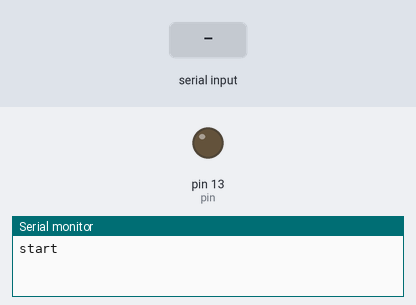
A sketch run on a simulated Arduino Uno, built with avr-gcc and run on an emulated ATmega328P. Shown: output pins drawn as LEDs (lit = HIGH), the last lines printed to the serial monitor. The test bench sets the inputs (shaded band).

Above: at 1.2 s.
1.3 s: "200\n" received over Serial
At 2.9 s:
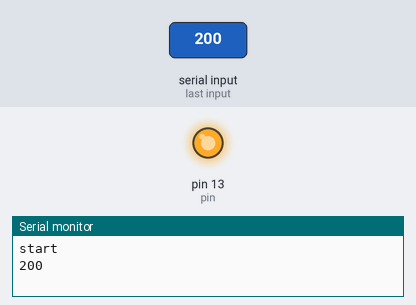
3.8 s: "90,45\n" received over Serial
At 6.0 s:
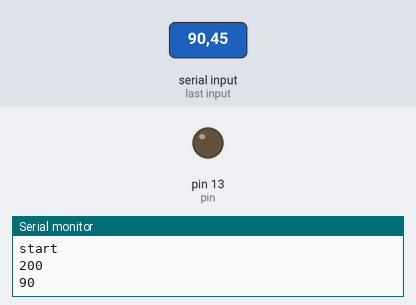
Timing chart, 0 to 7.5 s (numbered marks = the images above; inputs shaded):
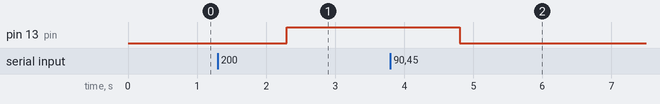

The sketch:

led.ino
```cpp
int pin = 13;
int amplitude = 0;

void setup() {
  // put your setup code here, to run once:
  pinMode(pin, OUTPUT);
  Serial.begin(115200);
  Serial.println("start");

}

void loop() {
  // put your main code here, to run repeatedly:

  if(Serial.available()) {
    amplitude = Serial.readString().toInt();
    analogWrite(pin, amplitude);
    Serial.println(amplitude);
  }

}
```

Measured:
- after the input at 1.3 s, pin 13 (pin): LOW → HIGH after 1.0 s
- after the input at 3.8 s, pin 13 (pin): HIGH → LOW after 1.0 s
